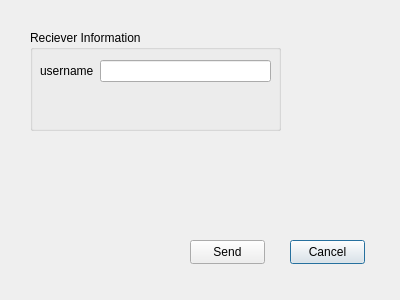
<?xml version="1.0" encoding="UTF-8"?>
<ui version="4.0">
 <class>upload_image_view</class>
 <widget class="QDialog" name="upload_image_view">
  <property name="geometry">
   <rect>
    <x>0</x>
    <y>0</y>
    <width>400</width>
    <height>300</height>
   </rect>
  </property>
  <property name="windowTitle">
   <string>Dialog</string>
  </property>
  <widget class="QPushButton" name="pushButton">
   <property name="geometry">
    <rect>
     <x>290</x>
     <y>240</y>
     <width>75</width>
     <height>24</height>
    </rect>
   </property>
   <property name="text">
    <string>Cancel</string>
   </property>
  </widget>
  <widget class="QPushButton" name="pushButton_2">
   <property name="geometry">
    <rect>
     <x>190</x>
     <y>240</y>
     <width>75</width>
     <height>24</height>
    </rect>
   </property>
   <property name="text">
    <string>Send</string>
   </property>
  </widget>
  <widget class="QGroupBox" name="groupBox">
   <property name="geometry">
    <rect>
     <x>30</x>
     <y>30</y>
     <width>251</width>
     <height>101</height>
    </rect>
   </property>
   <property name="title">
    <string>Reciever Information</string>
   </property>
   <widget class="QWidget" name="formLayoutWidget">
    <property name="geometry">
     <rect>
      <x>10</x>
      <y>30</y>
      <width>231</width>
      <height>51</height>
     </rect>
    </property>
    <layout class="QFormLayout" name="formLayout">
     <item row="0" column="0">
      <widget class="QLabel" name="label">
       <property name="text">
        <string>username</string>
       </property>
      </widget>
     </item>
     <item row="0" column="1">
      <widget class="QLineEdit" name="reciever_user_name"/>
     </item>
    </layout>
   </widget>
  </widget>
 </widget>
 <resources/>
 <connections/>
</ui>
